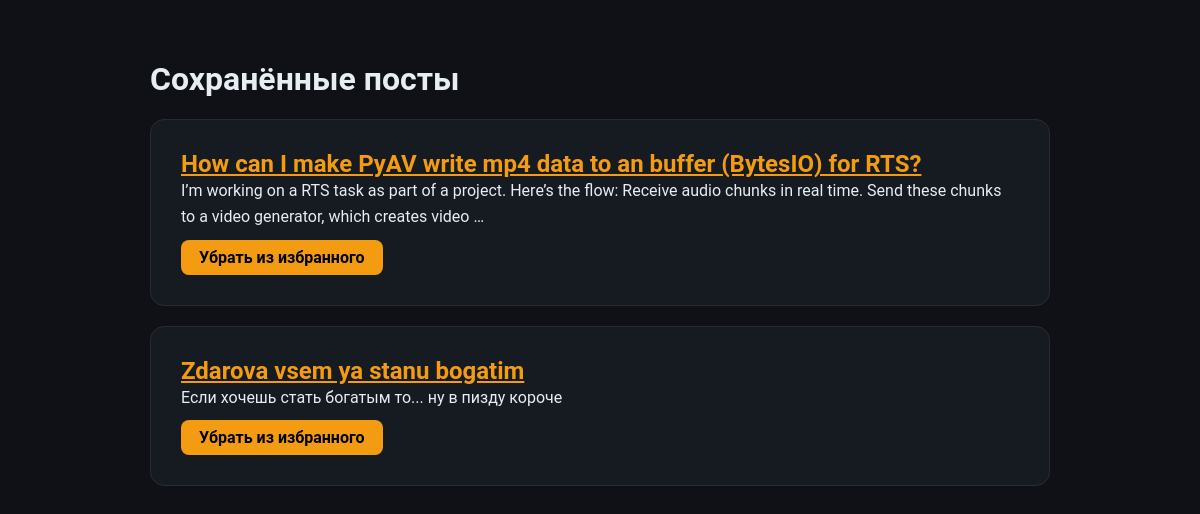
/post_saved/ (signed in), run on the app's committed database.
### CodeSearchApp/models.py (models this page shows)
class Post(models.Model):
    author = models.ForeignKey(User, on_delete=models.CASCADE)
    title = models.CharField(max_length=85)
    text = models.TextField()
    date = models.DateTimeField(auto_now_add=True)
    image = models.ImageField(upload_to='media/post_image', blank=True)
    stack = models.CharField(max_length=40, default='python')
    saved_by = models.ManyToManyField(User, related_name='saved_posts', blank=True)

### CodeSearchApp/views.py (the view)
# urls.py: path('post_saved/', views.saved_posts_view, name='saved_posts'),
@login_required
def saved_posts_view(request):
    user = request.user
    posts = user.saved_posts.all() # все посты, которые пользователь сохранил
    context = {
        'posts': posts,
    }
    return render(request, 'post_saved.html', context)

### CodeSearchApp/templates/post_saved.html (shortened to what this page needs)
{% load static %}
<!DOCTYPE html>
<html lang="en">
<head>
<link rel="stylesheet" href="{% static 'css/index.css' %}">
</head>
<body>
<div class="container">
    <h1>Сохранённые посты</h1>
    {% if posts %}
        {% for post in posts %}
        <div class="post-card">
            <a class="post-title" href="{% url 'post' post.id %}">{{ post.title }}</a>
            <div class="post-text">{{ post.text|truncatewords:30 }}</div>
            {% if user in post.saved_by.all %}
                <a href="{% url 'save_post' post.id %}" class="save-btn">Убрать из избранного</a>
            {% else %}
                <a href="{% url 'save_post' post.id %}" class="save-btn">Сохранить</a>
            {% endif %}
        </div>
        {% endfor %}
    {% else %}
        <p>Вы пока не сохранили ни одного поста.</p>
    {% endif %}
</div>
</body>
</html>

### CodeSearchApp/templates/post_saved.html (style rules this page uses)
body { background: #0f1117; color: #e6edf3; font-family: "Roboto", sans-serif; margin:0; padding:0; }
.container { max-width: 900px; margin: 60px auto; padding: 0 20px; }
.post-card { background:#161b22; border:1px solid #262c36; border-radius:14px; padding:30px; margin-bottom:20px; }
.post-title { font-size:24px; color:#f39c12; font-weight:700; margin-bottom:10px; }
.post-text { font-size:16px; line-height:1.6; margin-bottom:10px; }
.save-btn { display:inline-block; padding:8px 18px; border-radius:8px; background:#f39c12; color:black; text-decoration:none; font-weight:600; transition:.3s; }

### data on the page
Post: title "How can I make PyAV write mp4 data to an buffer (BytesIO) for RTS?", text "I’m working on a RTS task as part of a project. Here’s the flow: Receive audio chunks in real time. Send these chunks to a video generator, which creates video …", shows "Убрать из избранного"
Post: title "Zdarova vsem ya stanu bogatim", text "Если хочешь стать богатым то... ну в пизду короче", shows "Убрать из избранного"
